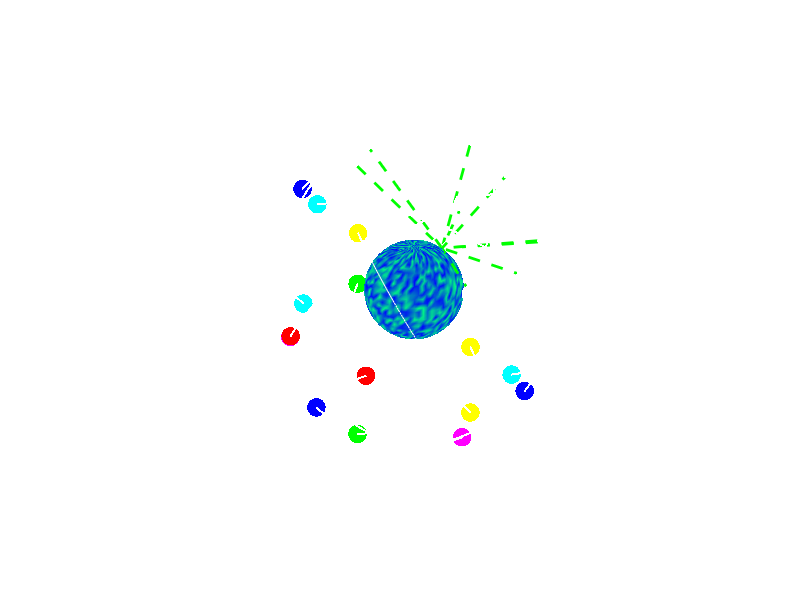

Source code (MATLAB): (Note: this script raises an error after producing the figure.)
function [] = gps_model_animation()
% gps_model_animation : function to create an animated model of the GPS
% showing its constellation and working principle.
%
% Author : nicolas.douillet9 (at) gmail.com, 2007-2024.


theta = linspace(0,pi,36)'; % latitude angle vector
phi = linspace(0,2*pi,72);  % longitude angle vector
r = 6.4; % Earth radius (in thousands Km)

% Rotation matrices
Mr1 = @(gamma)[1 0 0
               0 cos(gamma) sin(gamma)
               0 -sin(gamma) cos(gamma)];

Mr2 = @(alpha)[cos(alpha) sin(alpha) 0
               -sin(alpha) cos(alpha) 0
               0 0 1];

delta = linspace(0,2*pi,360);

% Computational parameters
R = 20;
a = 90;
b = 180;
f = 270;

one_loop = 360; % 2*pi rad in degres
sin_quater_pi = 0.5*sqrt(2);

rlim = R; % R*cos(asin((R-r)/R));


u = r*sin(theta)*cos(phi);
v = r*sin(theta)*sin(phi);
w = repmat(r*cos(theta),[1 length(phi)]);
c = rand(length(theta),length(phi));

S1 = Mr1(pi/3)*[R*cos(delta); R*sin(delta); zeros(1,length(delta))];
S2 = Mr2(pi/3)*S1;
S3 = Mr2(pi/3)*S2;
S4 = Mr2(pi/3)*S3;
S5 = Mr2(pi/3)*S4;
S6 = Mr2(pi/3)*S5;

% Display parameters
marker_size = 40;
wf = [1 1 1];
time_lapse = 0.1; % animation time lapse
filename = 'GPS_constellation &_working_principle_model.gif';

% Display settings
h = figure;
set(h,'Position',get(0,'ScreenSize'));
set(gcf,'Color',[0 0 0]);       
axis tight manual;


for k = 0:71 % loop over phi vector (longitude angle) number of elements
        
    surf(u,v,w,circshift(c,[0,k])), shading interp, hold on;
    colormap('Winter');
    axis equal, axis off;
    
    plot3(S1(1,:),S1(2,:),S1(3,:),'Color',wf), hold on;
    plot3(S2(1,:),S2(2,:),S2(3,:),'Color',wf), hold on;
    plot3(S3(1,:),S3(2,:),S3(3,:),'Color',wf), hold on;
    plot3(S4(1,:),S4(2,:),S4(3,:),'Color',wf), hold on;
    plot3(S5(1,:),S5(2,:),S5(3,:),'Color',wf), hold on;
    plot3(S6(1,:),S6(2,:),S6(3,:),'Color',wf), hold on;
        
    plot3(r*sin_quater_pi*cos(5*k*pi/180),r*sin_quater_pi*sin(5*k*pi/180),r*sin_quater_pi,'wx','MarkerSize',12,'Linewidth',3), hold on;
    
    X5 = [S5(1,1+mod(240+5*k,one_loop)) r*sin_quater_pi*cos(5*k*pi/180);...
          S5(2,1+mod(240+5*k,one_loop)) r*sin_quater_pi*sin(5*k*pi/180);...
          S5(3,1+mod(240+5*k,one_loop)) r*sin_quater_pi];
    
    if vecnorm(diff(X5,1,2)') <= rlim
        plot3(X5(1,:),X5(2,:),X5(3,:),'g--','Linewidth',2), hold on;
        marker_color = wf;        
    else        
        marker_color = [0 0 1];        
    end
    
    plot3(X5(1,1),X5(2,1),X5(3,1),'.','Color',marker_color,'MarkerSize',marker_size), hold on;
    
    
    X5a = [S5(1,1+mod(240+a+5*k,one_loop)) r*sin_quater_pi*cos(5*k*pi/180);...
           S5(2,1+mod(240+a+5*k,one_loop)) r*sin_quater_pi*sin(5*k*pi/180);...
           S5(3,1+mod(240+a+5*k,one_loop)) r*sin_quater_pi];
    
    if vecnorm(diff(X5a,1,2)') <= rlim
        plot3(X5a(1,:),X5a(2,:),X5a(3,:),'g--','Linewidth',2), hold on;
        marker_color = wf;        
    else        
        marker_color = [0 0 1];        
    end
    
    plot3(X5a(1,1),X5a(2,1),X5a(3,1),'.','Color',marker_color,'MarkerSize',marker_size), hold on;       
    
    
    X5b = [S5(1,1+mod(240+b+5*k,one_loop)) r*sin_quater_pi*cos(5*k*pi/180);...
           S5(2,1+mod(240+b+5*k,one_loop)) r*sin_quater_pi*sin(5*k*pi/180);...
           S5(3,1+mod(240+b+5*k,one_loop)) r*sin_quater_pi];
    
    if vecnorm(diff(X5b,1,2)') <= rlim
        plot3(X5b(1,:),X5b(2,:),X5b(3,:),'g--','Linewidth',2), hold on;        
        marker_color = wf;        
    else        
        marker_color = [0 0 1];        
    end
    
    plot3(X5b(1,1),X5b(2,1),X5b(3,1),'.','Color',marker_color,'MarkerSize',marker_size), hold on;
    
    
    X5f = [S5(1,1+mod(240+f+5*k,one_loop)) r*sin_quater_pi*cos(5*k*pi/180);...
           S5(2,1+mod(240+f+5*k,one_loop)) r*sin_quater_pi*sin(5*k*pi/180);...
           S5(3,1+mod(240+f+5*k,one_loop)) r*sin_quater_pi];
    
    if vecnorm(diff(X5f,1,2)') <= rlim
        plot3(X5f(1,:),X5f(2,:),X5f(3,:),'g--','Linewidth',2), hold on;        
        marker_color = wf;        
    else        
        marker_color = [0 0 1];        
    end
    
    plot3(X5f(1,1),X5f(2,1),X5f(3,1),'.','Color',marker_color,'MarkerSize',marker_size), hold on;
    
    
    X6 = [S6(1,1+mod(300+5*k,one_loop)) r*sin_quater_pi*cos(5*k*pi/180);...
          S6(2,1+mod(300+5*k,one_loop)) r*sin_quater_pi*sin(5*k*pi/180);...
          S6(3,1+mod(300+5*k,one_loop)) r*sin_quater_pi];
    
    if vecnorm(diff(X6,1,2)') <= rlim
        plot3(X6(1,:),X6(2,:),X6(3,:),'g--','Linewidth',2), hold on;        
        marker_color = wf;        
    else        
        marker_color = [0 1 0];        
    end

    plot3(X6(1,1),X6(2,1),X6(3,1),'.','Color',marker_color,'MarkerSize',marker_size), hold on;
    
    
    X6a = [S6(1,1+mod(300+a+5*k,one_loop)) r*sin_quater_pi*cos(5*k*pi/180);...
           S6(2,1+mod(300+a+5*k,one_loop)) r*sin_quater_pi*sin(5*k*pi/180);...
           S6(3,1+mod(300+a+5*k,one_loop)) r*sin_quater_pi];
    
    if vecnorm(diff(X6a,1,2)') <= rlim
        plot3(X6a(1,:),X6a(2,:),X6a(3,:),'g--','Linewidth',2), hold on;        
        marker_color = wf;        
    else        
        marker_color = [0 1 0];        
    end
    
    plot3(X6a(1,1),X6a(2,1),X6a(3,1),'.','Color',marker_color,'MarkerSize',marker_size), hold on;

    
    X6b = [S6(1,1+mod(300+b+5*k,one_loop)) r*sin_quater_pi*cos(5*k*pi/180);...
           S6(2,1+mod(300+b+5*k,one_loop)) r*sin_quater_pi*sin(5*k*pi/180);...
           S6(3,1+mod(300+b+5*k,one_loop)) r*sin_quater_pi];
    
    if vecnorm(diff(X6b,1,2)') <= rlim
        plot3(X6b(1,:),X6b(2,:),X6b(3,:),'g--','Linewidth',2), hold on;        
        marker_color = wf;        
    else        
        marker_color = [0 1 0];        
    end
    
    plot3(X6b(1,1),X6b(2,1),X6b(3,1),'.','Color',marker_color,'MarkerSize',marker_size), hold on;

    
    X6f = [S6(1,1+mod(300+f+5*k,one_loop)) r*sin_quater_pi*cos(5*k*pi/180);...
           S6(2,1+mod(300+f+5*k,one_loop)) r*sin_quater_pi*sin(5*k*pi/180);...
           S6(3,1+mod(300+f+5*k,one_loop)) r*sin_quater_pi];
    
    if vecnorm(diff(X6f,1,2)') <= rlim
        plot3(X6f(1,:),X6f(2,:),X6f(3,:),'g--','Linewidth',2), hold on;        
        marker_color = wf;        
    else        
        marker_color = [0 1 0];        
    end
    
    plot3(X6f(1,1),X6f(2,1),X6f(3,1),'.','Color',marker_color,'MarkerSize',marker_size), hold on;
    
    
    X4 = [S4(1,1+mod(180+5*k,one_loop)) r*sin_quater_pi*cos(5*k*pi/180);...
          S4(2,1+mod(180+5*k,one_loop)) r*sin_quater_pi*sin(5*k*pi/180);...
          S4(3,1+mod(180+5*k,one_loop)) r*sin_quater_pi];
    
    if vecnorm(diff(X4,1,2)') <= rlim
        plot3(X4(1,:),X4(2,:),X4(3,:),'g--','Linewidth',2), hold on;        
        marker_color = wf;        
    else        
        marker_color = [1 0 1];        
    end
    
    plot3(X4(1,1),X4(2,1),X4(3,1),'.','Color',marker_color,'MarkerSize',marker_size), hold on;

    
    X4a = [S4(1,1+mod(180+a+5*k,one_loop)) r*sin_quater_pi*cos(5*k*pi/180);...
          S4(2,1+mod(180+a+5*k,one_loop)) r*sin_quater_pi*sin(5*k*pi/180);...
          S4(3,1+mod(180+a+5*k,one_loop)) r*sin_quater_pi];
    
    if vecnorm(diff(X4a,1,2)') <= rlim
        plot3(X4a(1,:),X4a(2,:),X4a(3,:),'g--','Linewidth',2), hold on;        
        marker_color = wf;        
    else        
        marker_color = [1 0 1];        
    end
    
    plot3(X4a(1,1),X4a(2,1),X4a(3,1),'.','Color',marker_color,'MarkerSize',marker_size), hold on;

    
    X4b = [S4(1,1+mod(180+b+5*k,one_loop)) r*sin_quater_pi*cos(5*k*pi/180);...
          S4(2,1+mod(180+b+5*k,one_loop)) r*sin_quater_pi*sin(5*k*pi/180);...
          S4(3,1+mod(180+b+5*k,one_loop)) r*sin_quater_pi];
    
    if vecnorm(diff(X4b,1,2)') <= rlim
        plot3(X4b(1,:),X4b(2,:),X4b(3,:),'g--','Linewidth',2), hold on;        
        marker_color = wf;        
    else        
        marker_color = [1 0 1];        
    end
    
    plot3(X4b(1,1),X4b(2,1),X4b(3,1),'.','Color',marker_color,'MarkerSize',marker_size), hold on;

    
    X4f = [S4(1,1+mod(180+f+5*k,one_loop)) r*sin_quater_pi*cos(5*k*pi/180);...
          S4(2,1+mod(180+f+5*k,one_loop)) r*sin_quater_pi*sin(5*k*pi/180);...
          S4(3,1+mod(180+f+5*k,one_loop)) r*sin_quater_pi];
    
    if vecnorm(diff(X4f,1,2)') <= rlim
        plot3(X4f(1,:),X4f(2,:),X4f(3,:),'g--','Linewidth',2), hold on;        
        marker_color = wf;        
    else        
        marker_color = [1 0 1];        
    end
    
    plot3(X4f(1,1),X4f(2,1),X4f(3,1),'.','Color',marker_color,'MarkerSize',marker_size), hold on;
    
    
    X3 = [S3(1,1+mod(120+5*k,one_loop)) r*sin_quater_pi*cos(5*k*pi/180);...
          S3(2,1+mod(120+5*k,one_loop)) r*sin_quater_pi*sin(5*k*pi/180);...
          S3(3,1+mod(120+5*k,one_loop)) r*sin_quater_pi];
    
    if vecnorm(diff(X3,1,2)') <= rlim
        plot3(X3(1,:),X3(2,:),X3(3,:),'g--','Linewidth',2), hold on;        
        marker_color = wf;        
    else        
        marker_color = [1 1 0];        
    end
    
    plot3(X3(1,1),X3(2,1),X3(3,1),'.','Color',marker_color,'MarkerSize',marker_size), hold on;

    
    X3a = [S3(1,1+mod(120+a+5*k,one_loop)) r*sin_quater_pi*cos(5*k*pi/180);...
           S3(2,1+mod(120+a+5*k,one_loop)) r*sin_quater_pi*sin(5*k*pi/180);...
           S3(3,1+mod(120+a+5*k,one_loop)) r*sin_quater_pi];
    
    if vecnorm(diff(X3a,1,2)') <= rlim
        plot3(X3a(1,:),X3a(2,:),X3a(3,:),'g--','Linewidth',2), hold on;        
        marker_color = wf;        
    else        
        marker_color = [1 1 0];        
    end
    
    plot3(X3a(1,1),X3a(2,1),X3a(3,1),'.','Color',marker_color,'MarkerSize',marker_size), hold on;

    
    X3b = [S3(1,1+mod(120+b+5*k,one_loop)) r*sin_quater_pi*cos(5*k*pi/180);...
           S3(2,1+mod(120+b+5*k,one_loop)) r*sin_quater_pi*sin(5*k*pi/180);...
           S3(3,1+mod(120+b+5*k,one_loop)) r*sin_quater_pi];
    
    if vecnorm(diff(X3b,1,2)') <= rlim
        plot3(X3b(1,:),X3b(2,:),X3b(3,:),'g--','Linewidth',2), hold on;        
        marker_color = wf;        
    else        
        marker_color = [1 1 0];        
    end
    
    plot3(X3b(1,1),X3b(2,1),X3b(3,1),'.','Color',marker_color,'MarkerSize',marker_size), hold on;

    
    X3f = [S3(1,1+mod(120+f+5*k,one_loop)) r*sin_quater_pi*cos(5*k*pi/180);...
           S3(2,1+mod(120+f+5*k,one_loop)) r*sin_quater_pi*sin(5*k*pi/180);...
           S3(3,1+mod(120+f+5*k,one_loop)) r*sin_quater_pi];
    
    if vecnorm(diff(X3f,1,2)') <= rlim
        plot3(X3f(1,:),X3f(2,:),X3f(3,:),'g--','Linewidth',2), hold on;        
        marker_color = wf;        
    else        
        marker_color = [1 1 0];        
    end
    
    plot3(X3f(1,1),X3f(2,1),X3f(3,1),'.','Color',marker_color,'MarkerSize',marker_size), hold on;
    
    
    X2 = [S2(1,1+mod(60+5*k,one_loop)) r*sin_quater_pi*cos(5*k*pi/180);...
          S2(2,1+mod(60+5*k,one_loop)) r*sin_quater_pi*sin(5*k*pi/180);...
          S2(3,1+mod(60+5*k,one_loop)) r*sin_quater_pi];
    
    if vecnorm(diff(X2,1,2)') <= rlim
        plot3(X2(1,:),X2(2,:),X2(3,:),'g--','Linewidth',2), hold on;        
        marker_color = wf;        
    else        
        marker_color = [0 1 1];        
    end
    
    plot3(X2(1,1),X2(2,1),X2(3,1),'.','Color',marker_color,'MarkerSize',marker_size), hold on;
    

    X2a = [S2(1,1+mod(60+a+5*k,one_loop)) r*sin_quater_pi*cos(5*k*pi/180);...
           S2(2,1+mod(60+a+5*k,one_loop)) r*sin_quater_pi*sin(5*k*pi/180);...
           S2(3,1+mod(60+a+5*k,one_loop)) r*sin_quater_pi];
    
    if vecnorm(diff(X2a,1,2)') <= rlim
        plot3(X2a(1,:),X2a(2,:),X2a(3,:),'g--','Linewidth',2), hold on;        
        marker_color = wf;        
    else        
        marker_color = [0 1 1];        
    end
    
    plot3(X2a(1,1),X2a(2,1),X2a(3,1),'.','Color',marker_color,'MarkerSize',marker_size), hold on;
    

    X2b = [S2(1,1+mod(60+b+5*k,one_loop)) r*sin_quater_pi*cos(5*k*pi/180);...
           S2(2,1+mod(60+b+5*k,one_loop)) r*sin_quater_pi*sin(5*k*pi/180);...
           S2(3,1+mod(60+b+5*k,one_loop)) r*sin_quater_pi];
    
    if vecnorm(diff(X2b,1,2)') <= rlim
        plot3(X2b(1,:),X2b(2,:),X2b(3,:),'g--','Linewidth',2), hold on;        
        marker_color = wf;        
    else        
        marker_color = [0 1 1];        
    end
    
    plot3(X2b(1,1),X2b(2,1),X2b(3,1),'.','Color',marker_color,'MarkerSize',marker_size), hold on;
    
    
    X2f = [S2(1,1+mod(60+f+5*k,one_loop)) r*sin_quater_pi*cos(5*k*pi/180);...
           S2(2,1+mod(60+f+5*k,one_loop)) r*sin_quater_pi*sin(5*k*pi/180);...
           S2(3,1+mod(60+f+5*k,one_loop)) r*sin_quater_pi];

    if vecnorm(diff(X2f,1,2)') <= rlim
        plot3(X2f(1,:),X2f(2,:),X2f(3,:),'g--','Linewidth',2), hold on;        
        marker_color = wf;        
    else        
        marker_color = [0 1 1];        
    end
    
    plot3(X2f(1,1),X2f(2,1),X2f(3,1),'.','Color',marker_color,'MarkerSize',marker_size), hold on;
    
    
    X1 = [S1(1,1+mod(0+5*k,one_loop)) r*sin_quater_pi*cos(5*k*pi/180);...
          S1(2,1+mod(0+5*k,one_loop)) r*sin_quater_pi*sin(5*k*pi/180);...
          S1(3,1+mod(0+5*k,one_loop)) r*sin_quater_pi];
    
    if vecnorm(diff(X1,1,2)') <= rlim
        plot3(X1(1,:),X1(2,:),X1(3,:),'g--','Linewidth',2), hold on;        
        marker_color = wf;        
    else        
        marker_color = [1 0 0];        
    end
    
    plot3(X1(1,1),X1(2,1),X1(3,1),'.','Color',marker_color,'MarkerSize',marker_size), hold on;
    

    X1a = [S1(1,1+mod(0+a+5*k,one_loop)) r*sin_quater_pi*cos(5*k*pi/180);...
           S1(2,1+mod(0+a+5*k,one_loop)) r*sin_quater_pi*sin(5*k*pi/180);...
           S1(3,1+mod(0+a+5*k,one_loop)) r*sin_quater_pi];
    
    if vecnorm(diff(X1a,1,2)') <= rlim
        plot3(X1a(1,:),X1a(2,:),X1a(3,:),'g--','Linewidth',2), hold on;        
        marker_color = wf;        
    else        
        marker_color = [1 0 0];        
    end
    
    plot3(X1a(1,1),X1a(2,1),X1a(3,1),'.','Color',marker_color,'MarkerSize',marker_size), hold on;
    
    
    X1b = [S1(1,1+mod(0+b+5*k,one_loop)) r*sin_quater_pi*cos(5*k*pi/180);...
           S1(2,1+mod(0+b+5*k,one_loop)) r*sin_quater_pi*sin(5*k*pi/180);...
           S1(3,1+mod(0+b+5*k,one_loop)) r*sin_quater_pi];

    if vecnorm(diff(X1b,1,2)') <= rlim
        plot3(X1b(1,:),X1b(2,:),X1b(3,:),'g--','Linewidth',2), hold on;        
        marker_color = wf;        
    else        
        marker_color = [1 0 0];        
    end
    
    plot3(X1b(1,1),X1b(2,1),X1b(3,1),'.','Color',marker_color,'MarkerSize',marker_size), hold on;
    
    
    X1f = [S1(1,1+mod(0+f+5*k,one_loop)) r*sin_quater_pi*cos(5*k*pi/180);...
           S1(2,1+mod(0+f+5*k,one_loop)) r*sin_quater_pi*sin(5*k*pi/180);...
           S1(3,1+mod(0+f+5*k,one_loop)) r*sin_quater_pi];

    if vecnorm(diff(X1f,1,2)') <= rlim
        plot3(X1f(1,:),X1f(2,:),X1f(3,:),'g--','Linewidth',2), hold on;        
        marker_color = wf;        
    else        
        marker_color = [1 0 0];        
    end
    
    plot3(X1f(1,1),X1f(2,1),X1f(3,1),'.','Color',marker_color,'MarkerSize',marker_size), hold on;
    
    
    set(gca,'Color',[0 0 0]);                    
    ax = gca;
    ax.Clipping = 'off';    
    axis equal, axis off;
    zoom(1.25);   
    
    title('GPS constellation model and working principle','Color',wf,'FontSize',16);     
    
    drawnow;
    
    frame = getframe(h);    
    im = frame2im(frame);
    [imind,cm] = rgb2ind(im,256);
    
    % Write to the .gif file
    if k == 0
        imwrite(imind,cm,filename,'gif', 'Loopcount',Inf,'DelayTime',time_lapse);
    else
        imwrite(imind,cm,filename,'gif','WriteMode','append','DelayTime',time_lapse);
    end
    
    clf;
    
end


end % gps_model_animation